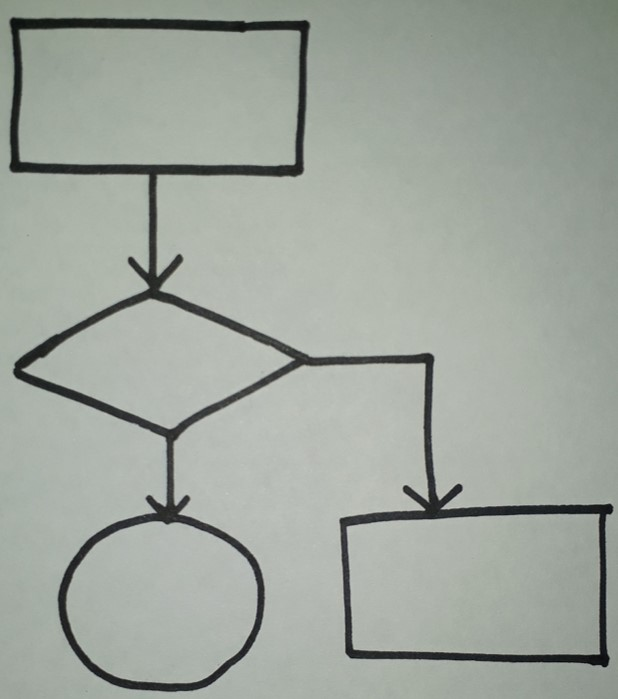
#> input picture Images/flowchart4.jpg, 618 x 699 px
$ python shapeIdentification.py   (older library calls are emulated)
#> lines starting #> are read from the running program, lines starting #| are printed output that depends on the picture; after the words box and inside, x2 and y2 are one past the last pixel; in counts of white or black regions, pixels touching at a corner belong together
import cv2
import numpy as np

img = cv2.imread("./Images/flowchart4.jpg", cv2.IMREAD_GRAYSCALE)
#> img: shape (699, 618); min 7, max 203, mean 162.5
_, threshold = cv2.threshold(img, 128, 255, cv2.THRESH_BINARY)
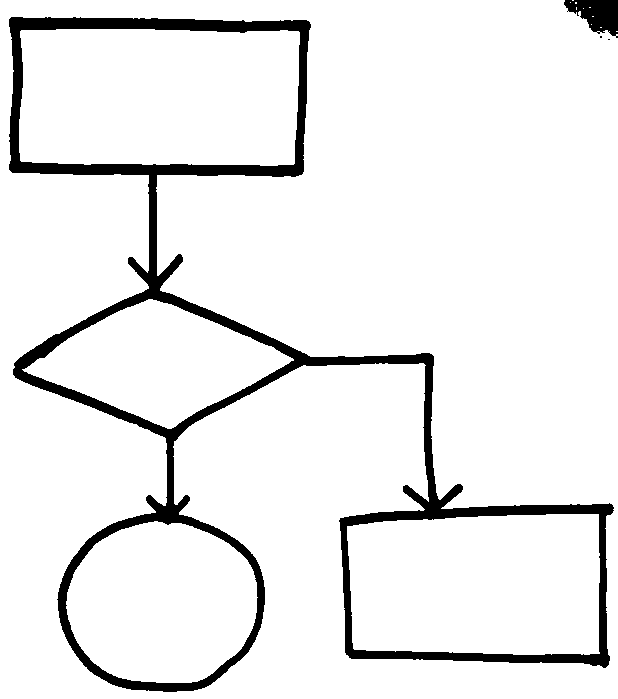
#> threshold: shape (699, 618); 92.5% white; 4 black regions (2 under 20 px)
_, contours, _ = cv2.findContours(threshold, cv2.RETR_TREE, cv2.CHAIN_APPROX_SIMPLE)
#> contours = 20 contours, 14 with area under 20; largest, box (x1, y1, x2, y2) and area: (0, 0, 618, 699) 429380, (8, 16, 615, 693) 147430, (19, 29, 300, 166) 36758, (347, 514, 600, 655) 33332, (66, 521, 258, 683) 24298, (22, 299, 294, 429) 18474

font = cv2.FONT_HERSHEY_COMPLEX

for cnt in contours:
    approx = cv2.approxPolyDP(cnt, 0.001*cv2.arcLength(cnt, True), True)
    cv2.drawContours(img, [approx], 0, (0), 5)
    x = approx.ravel()[0]
    y = approx.ravel()[1]

    if len(approx) == 3:
        cv2.putText(img, "Triangle", (x, y), font, 1, (0))
    elif len(approx) == 4:
        cv2.putText(img, "Rectangle", (x, y), font, 1, (0))
    elif len(approx) == 5:
        cv2.putText(img, "Pentagon", (x, y), font, 1, (0))
    elif 6 < len(approx) < 15:
        cv2.putText(img, "Ellipse", (x, y), font, 1, (0))
    else:
        cv2.putText(img, "Circle", (x, y), font, 1, (0))
#> this loop made 20 passes
#> (x, y) on passes 3, 5, 9, 11, 12, 13, 14, 15, 16, 17, 18, 19: (591, 24), (583, 8), (570, 2), (0, 0), (607, 39), (599, 36), (596, 32), (11, 16), (96, 543), (598, 514), (22, 369), (20, 31)
#> (approx, x, y) on passes 1, 2, 4, 6, 7, 8: ([[616, 31], [617, 31]], 616, 31), ([[600, 27], [601, 27]], 600, 27), ([[592, 16], [593, 16]], 592, 16), ([[589, 7], [590, 7]], 589, 7), ([[576, 7], [576, 9]], 576, 7), ([[575, 2], [575, 3], [576, 3], [576, 2]], 575, 2)
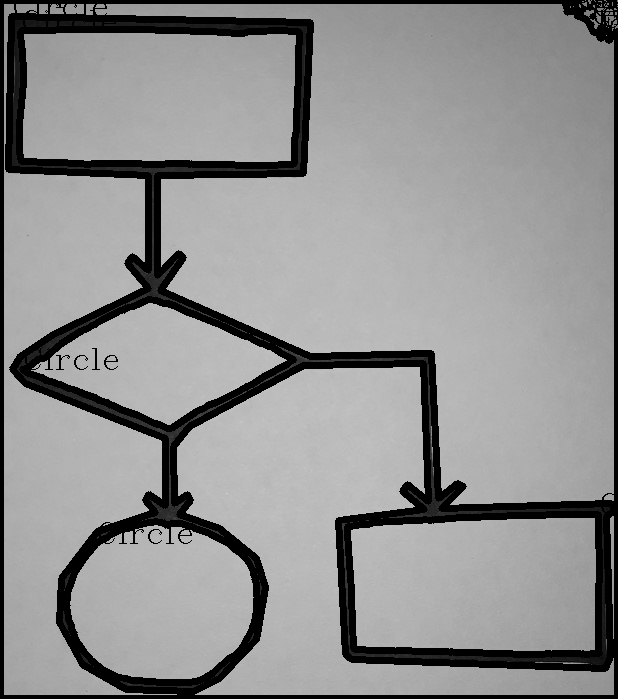
#> img: shape (699, 618); min 0, max 203, mean 145.2

cv2.imshow("shapes", img)
cv2.imshow("Threshold", threshold)
cv2.waitKey(0)
cv2.destroyAllWindows()

$ run again, with Images/flowchart1.jpg copied over Images/flowchart4.jpg
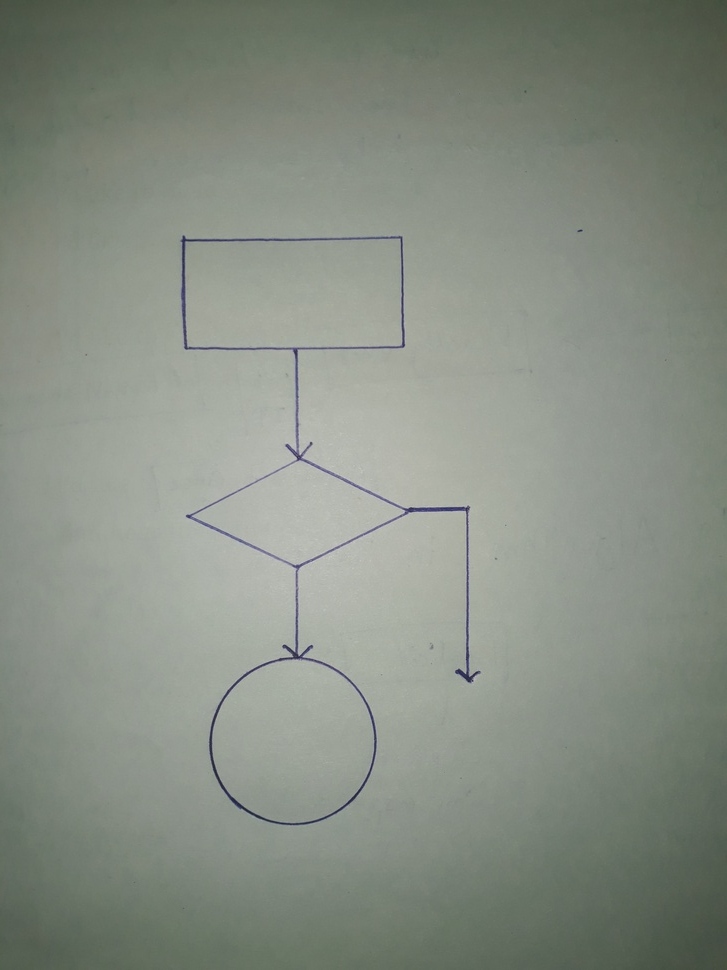
#> input picture Images/flowchart1.jpg, 727 x 970 px, shrunk from 3096 x 4128 before the run
#> `_, threshold = cv2.threshold(img, 128, 255, cv2.THRESH_BINARY)`:
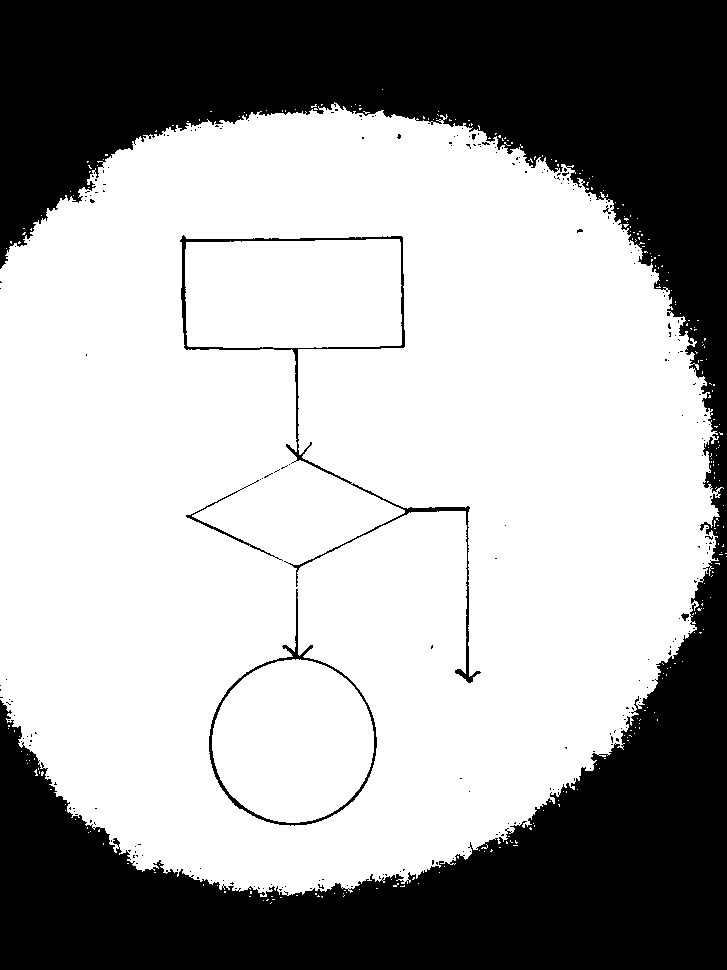
#> threshold: shape (970, 727); 64.9% white; 249 black regions (243 under 20 px)
#> contours = 614 contours, 596 with area under 20; largest, box (x1, y1, x2, y2) and area: (0, 102, 724, 897) 461203, (179, 234, 406, 485) 25619, (208, 588, 378, 827) 22784, (185, 239, 402, 348) 22670, (212, 659, 374, 823) 20541
#> the loop `for cnt in contours:` made 614 passes
#> (x, y) on passes 2, 12, 13: (263, 900), (343, 893), (334, 893)
#> after the loop `for cnt in contours:`:
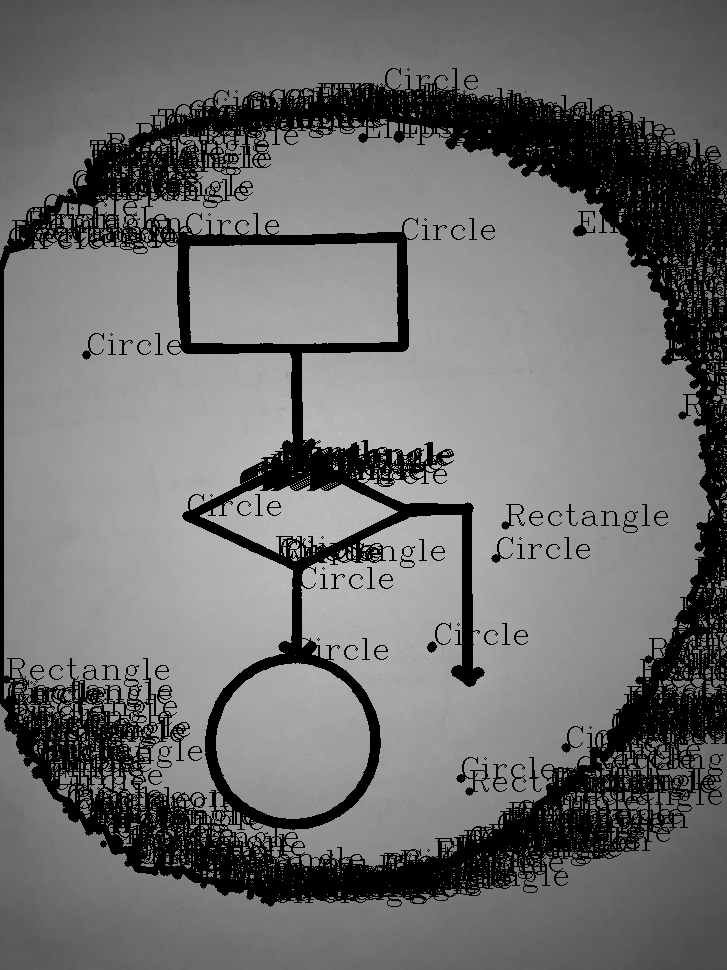
#> img: shape (970, 727); min 0, max 198, mean 110.2

$ run again, with Images/flowchart2.jpg copied over Images/flowchart4.jpg
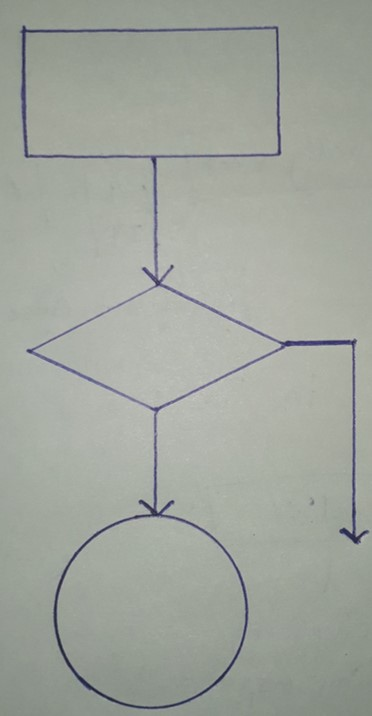
#> input picture Images/flowchart2.jpg, 372 x 716 px
#> `_, threshold = cv2.threshold(img, 128, 255, cv2.THRESH_BINARY)`:
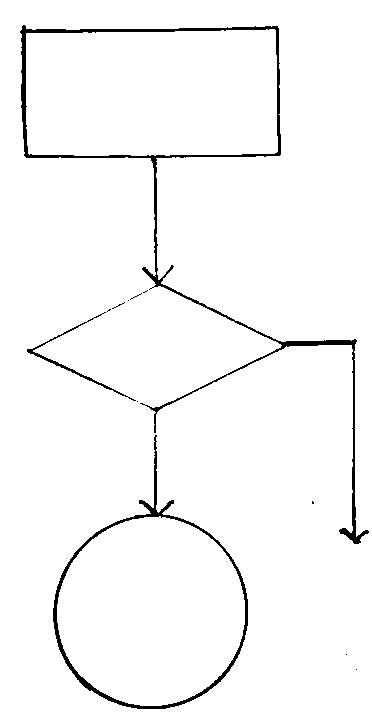
#> threshold: shape (716, 372); 97.2% white; 12 black regions (9 under 20 px)
#> contours = 38 contours, 32 with area under 20; largest, box (x1, y1, x2, y2) and area: (0, 0, 372, 716) 265265, (19, 24, 370, 545) 36554, (52, 434, 249, 710) 30680, (26, 29, 278, 156) 30578, (57, 516, 245, 706) 27659, (26, 321, 129, 398) 536
#> the loop `for cnt in contours:` made 38 passes
#> (x, y) on passes 4, 5, 6, 7, 9, 10, 11, 12: (311, 501), (156, 434), (160, 516), (139, 403), (127, 397), (26, 349), (94, 318), (102, 314)
#> after the loop `for cnt in contours:`:
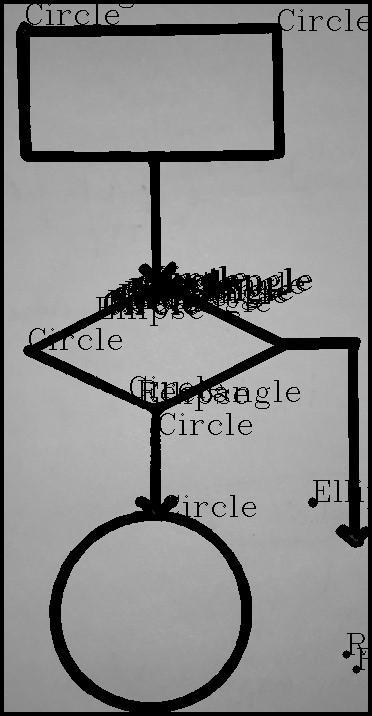
#> img: shape (716, 372); min 0, max 198, mean 138.6
